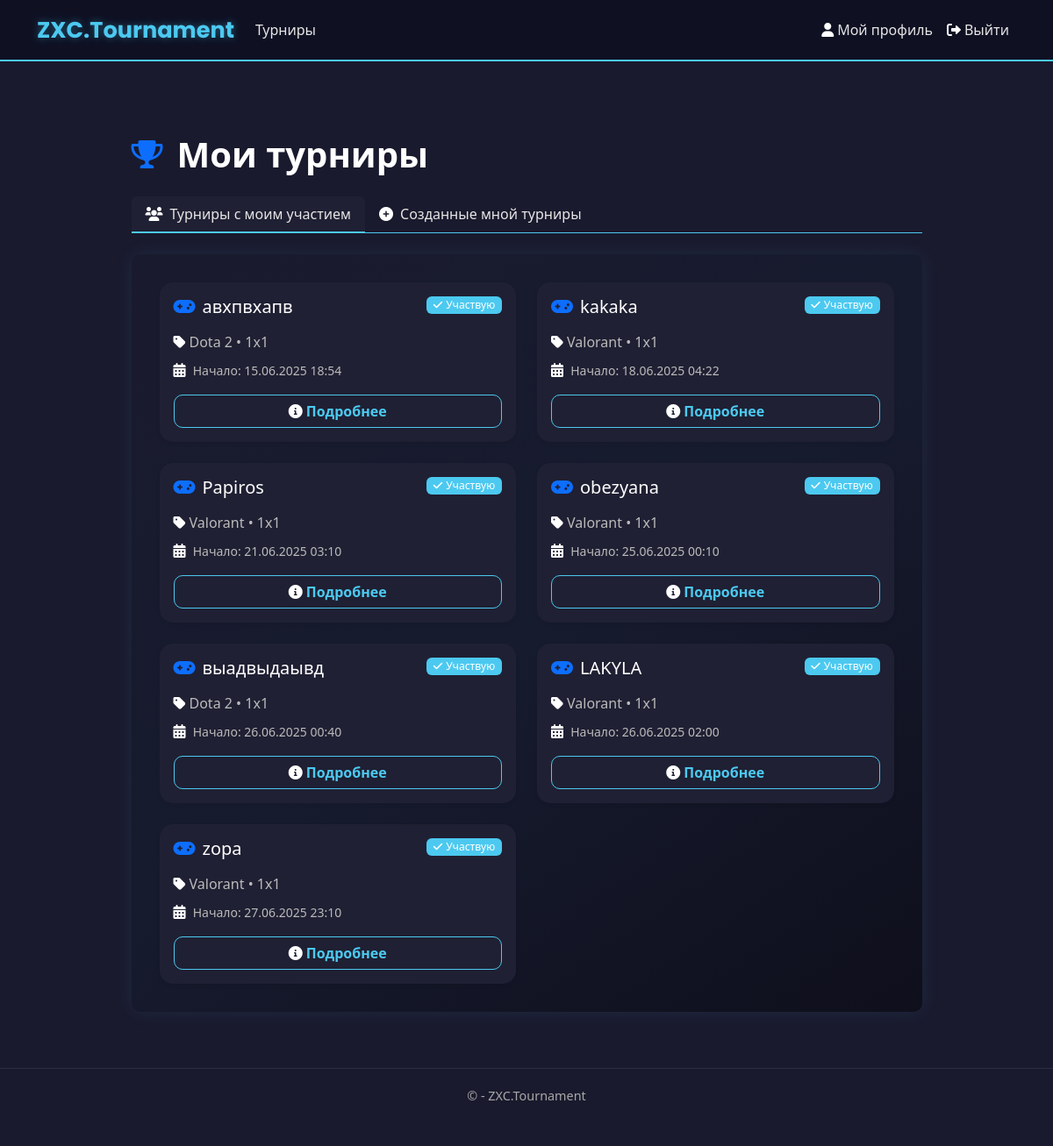
/tournaments/my/ (signed in), run on the app's committed database.
### app/models.py (models this page shows, shortened)
class Tournament(models.Model):
    DISCIPLINE_CHOICES = [
        ('Dota 2', 'Dota 2'),
        ('CS 2', 'CS 2'),
        ('Valorant', 'Valorant'),
        ('LoL', 'League of Legends'),
    ]
    FORMAT_CHOICES = [
        ('1x1', '1x1'),
        ('2x2', '2x2'),
        ('3x3', '3x3'),
        ('5x5', '5x5'),
    ]
    TOURNAMENT_FORMAT_CHOICES = [
        ('single_elimination', 'Single Elimination'),
        ('double_elimination', 'Double Elimination'),
        ('round_robin', 'Round Robin'),
    ]
    TEAM_COUNT_CHOICES = [(i, str(i)) for i in range(2, 513)]
    LOCATION_CHOICES = [
        ('China', 'Китай'),
        ('Western Europe', 'Западная Европа'),
        ('Eastern Europe', 'Восточная Европа'),
        ('Southeast Asia', 'ЮВ Азия'),
        ('North America', 'Северная Америка'),
        ('South America', 'Южная Америка'),
    ]
    name = models.CharField(max_length=50, verbose_name="Название турнира")
    max_teams = models.IntegerField(choices=TEAM_COUNT_CHOICES, verbose_name="Максимальное количество команд")
    start_date = models.DateTimeField(verbose_name="Дата начала")
    discipline = models.CharField(max_length=50, choices=DISCIPLINE_CHOICES, verbose_name="Дисциплина")
    game_format = models.CharField(max_length=50, choices=FORMAT_CHOICES, verbose_name="Формат игры")
    tournament_format = models.CharField(max_length=50, choices=TOURNAMENT_FORMAT_CHOICES, verbose_name="Формат турнира", blank=True, null=True)
    location = models.CharField(max_length=50, choices=LOCATION_CHOICES, verbose_name="Локация")
    description = models.TextField(max_length=1000, verbose_name="Описание", blank=True, null=True)
    creator = models.ForeignKey(User, on_delete=models.CASCADE, verbose_name="Создатель")
    created_at = models.DateTimeField(default=timezone.now, verbose_name="Дата создания")
    is_active = models.BooleanField(default=True, verbose_name="Активный")
    registered_teams = models.ManyToManyField(
        'Team',
        through='TournamentRegistration',
        related_name='tournaments',
        blank=True,
        verbose_name="Зарегистрированные команды"
    )
    class Meta:
        ordering = ['-created_at']
        verbose_name = 'Турнир'
        verbose_name_plural = 'Турниры'
    def registered_teams_count(self):
        return self.registered_teams.count()

### app/views.py (the view)
# urls.py: path('tournaments/my/', views.my_tournaments, name='my_tournaments'),
@login_required
def my_tournaments(request):
    user_teams = Team.objects.filter(Q(captain=request.user) | Q(members=request.user)).distinct()
    participating_tournaments = Tournament.objects.filter(
        registered_teams__in=user_teams,
        is_active=True
    ).order_by('start_date')
    created_tournaments = Tournament.objects.filter(
        creator=request.user,
        is_active=True
    ).order_by('start_date')
    return render(request, 'app/tournaments/my_tournaments.html', {
        'participating_tournaments': participating_tournaments,
        'created_tournaments': created_tournaments,
        'title': 'Мои турниры'
    })

### app/templates/app/tournaments/my_tournaments.html (shortened to what this page needs)
{% extends "app/layout.html" %}
{% load static %}
{% block content %}
<div class="container mt-5 py-4">
    <div class="row justify-content-center">
        <div class="col-lg-10">
            <div class="d-flex align-items-center mb-4">
                <i class="fas fa-trophy fa-2x text-primary me-3"></i>
                <h1 class="mb-0">Мои турниры</h1>
            </div>
            <ul class="nav nav-tabs mb-4" id="myTournamentsTab" role="tablist">
                <li class="nav-item" role="presentation">
                    <button class="nav-link active" id="participating-tab" data-bs-toggle="tab"
                            data-bs-target="#participating" type="button" role="tab"
                            aria-controls="participating" aria-selected="true">
                        <i class="fas fa-users me-2"></i>Турниры с моим участием
                    </button>
                </li>
                <li class="nav-item" role="presentation">
                    <button class="nav-link" id="created-tab" data-bs-toggle="tab"
                            data-bs-target="#created" type="button" role="tab"
                            aria-controls="created" aria-selected="false">
                        <i class="fas fa-plus-circle me-2"></i>Созданные мной турниры
                    </button>
                </li>
            </ul>
            <div class="tab-content my-tournaments-container" id="myTournamentsTabContent">
                <div class="tab-pane fade show active" id="participating" role="tabpanel"
                     aria-labelledby="participating-tab">
                    {% if participating_tournaments %}
                    <div class="row g-4">
                        {% for tournament in participating_tournaments %}
                        <div class="col-md-6">
                            <div class="card h-100 shadow-sm">
                                <div class="card-body">
                                    <div class="d-flex align-items-start justify-content-between mb-3">
                                        <h5 class="card-title mb-0">
                                            <i class="fas fa-gamepad me-2 text-primary"></i>{{ tournament.name }}
                                        </h5>
                                        <span class="badge bg-success">
                                            <i class="fas fa-check me-1"></i>Участвую
                                        </span>
                                    </div>
                                    <p class="card-text text-muted mb-2">
                                        <i class="fas fa-tag me-1"></i>{{ tournament.discipline }} • {{ tournament.get_game_format_display }}
                                    </p>
                                    <p class="card-text text-muted mb-3">
                                        <i class="fas fa-calendar-alt me-1"></i>
                                        <small>Начало: {{ tournament.start_date|date:"d.m.Y H:i" }}</small>
                                    </p>
                                    <div class="d-grid">
                                        <a href="{% url 'tournament_detail' tournament_id=tournament.id %}"
                                           class="btn btn-outline-primary">
                                            <i class="fas fa-info-circle me-1"></i>Подробнее
                                        </a>
                                    </div>
                                </div>
                            </div>
                        </div>
                        {% endfor %}
                    </div>
                    {% endif %}
                </div>
            </div>
        </div>
    </div>
</div>
{% endblock %}

### static/app/content/site.css (style rules this page uses)
body { padding-top: 10px; padding-bottom: 10px; }
body { background-color: #1a1a2e; color: #e6e6e6; font-family: 'Segoe UI', Tahoma, Geneva, Verdana, sans-serif; }

### app/templates/app/layout.html (style rules this page uses)
.nav-link { color: #e6e6e6 !important; font-weight: 500; transition: color 0.3s ease; }

### app/templates/app/tournaments/my_tournaments.html (style rules this page uses)
.my-tournaments-container { background: linear-gradient(145deg, #1a1a2e, #161b2e, #0f0f1c); border-radius: 10px; padding: 2rem; box-shadow: 0 0 20px rgba(76, 201, 240, 0.1); }
.card { border: none; border-radius: 15px; box-shadow: 0 8px 20px rgba(0, 0, 0, 0.3); background-color: #1f2033; }
h1 { color: #ffffff; font-weight: bold; }
.nav-tabs { --bs-nav-tabs-link-active-bg: #1f2033; --bs-nav-tabs-link-hover-bg: transparent; --bs-nav-tabs-border-color: #4cc9f0; }
.nav-tabs .nav-link { color: #bbbbbb; background: transparent; border: none; border-bottom: 2px solid transparent; transition: all 0.3s ease; }
.nav-tabs .nav-link.active, .nav-tabs .nav-link:focus { color: #4cc9f0; border-bottom-color: #4cc9f0; }
.card-body { color: #ffffff; }
.text-muted { color: #bbbbbb !important; }
i.fas { color: #ffffff; }
.card { transition: transform 0.3s ease; }
.card-title { color: #ffffff; }
.badge.bg-success { background-color: #4cc9f0 !important; font-weight: normal; }
.btn-outline-primary, .btn-outline-secondary { border-color: #4cc9f0; color: #4cc9f0; font-weight: bold; border-radius: 10px; transition: background-color 0.3s ease; }

### data on the page
Tournament: name "авхпвхапв", discipline "Dota 2", game_format "1x1", start_date "15.06.2025 18:54"
Tournament: name "kakaka", discipline "Valorant", game_format "1x1", start_date "18.06.2025 04:22"
Tournament: name "Papiros", discipline "Valorant", game_format "1x1", start_date "21.06.2025 03:10"
Tournament: name "obezyana", discipline "Valorant", game_format "1x1", start_date "25.06.2025 00:10"
Tournament: name "выадвыдаывд", discipline "Dota 2", game_format "1x1", start_date "26.06.2025 00:40"
Tournament: name "LAKYLA", discipline "Valorant", game_format "1x1", start_date "26.06.2025 02:00"
Tournament: name "zopa", discipline "Valorant", game_format "1x1", start_date "27.06.2025 23:10"
